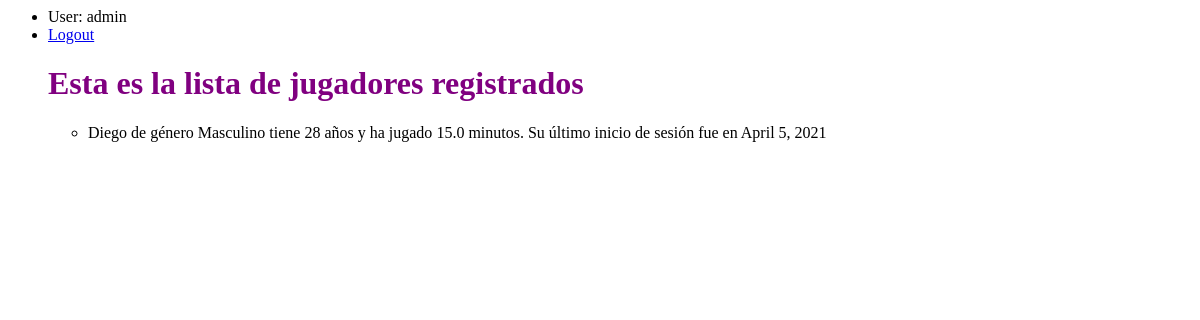
Page /datos (signed in) on the earlier database version.
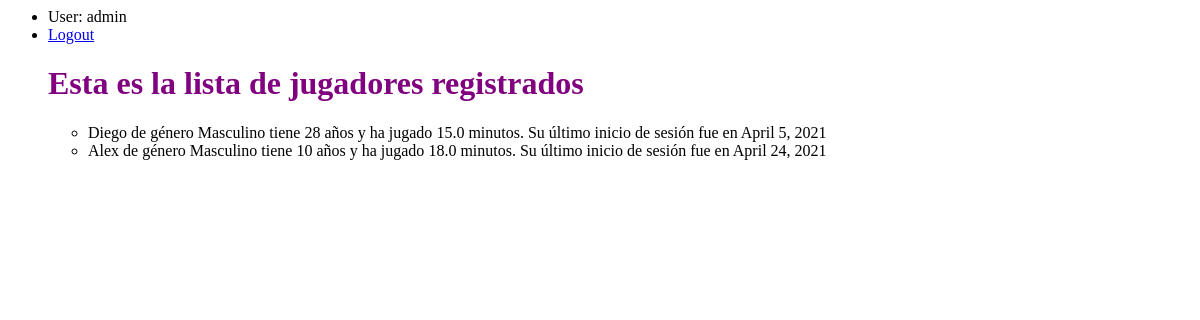
Same page on the later database version.
### Videojuego/models.py (models this page shows)
class Usuarios(models.Model):
    nombre = models.CharField(max_length=30)
    edad = models.IntegerField()
    genero = models.CharField(max_length=10)
    minutos_jugados = models.FloatField()
    ultimo_inicio= models.DateField()

### Videojuego/views.py (the view)
# urls.py: path('datos',views.datos, name = 'datos'),
@login_required
def datos(request):
    jugadores = Usuarios.objects.all() #select * from Reto;
    return render(request, 'datos.html',{'lista_jugadores':jugadores})

### templates/datos.html
<html>
    <head>
       {% load static %}
       <link href="{% static 'estilo.css' %}" rel="stylesheet" />
    </head>
    <body>
        <ul>
            {% if user.is_authenticated %}
            <li>User: {{user.get_username}}</li>
            <li><a href="{% url 'logout'%}?next={{request.path}}">Logout</a></li>
            <h1>Esta es la lista de jugadores registrados</h1>
       <ul>
           {% for j in lista_jugadores %}
           <li>{{j.nombre}} de género {{j.genero}} tiene {{j.edad}} años y ha jugado {{j.minutos_jugados}} minutos. Su último inicio de sesión fue en {{j.ultimo_inicio}}</li>
           {% endfor %}
       </ul>
            {% else %}
            <li><a href="{% url 'login'%}?next={{request.path}}">Login</a></li>
            {% endif %}
        </ul>
    </body>
</html>

### static/estilo.css (style rules this page uses)
h1 { color:purple; }

Differences in the rows shown:
added Usuarios: nombre "Alex", genero "Masculino", edad "10", minutos_jugados "18.0", ultimo_inicio "April 24, 2021"
